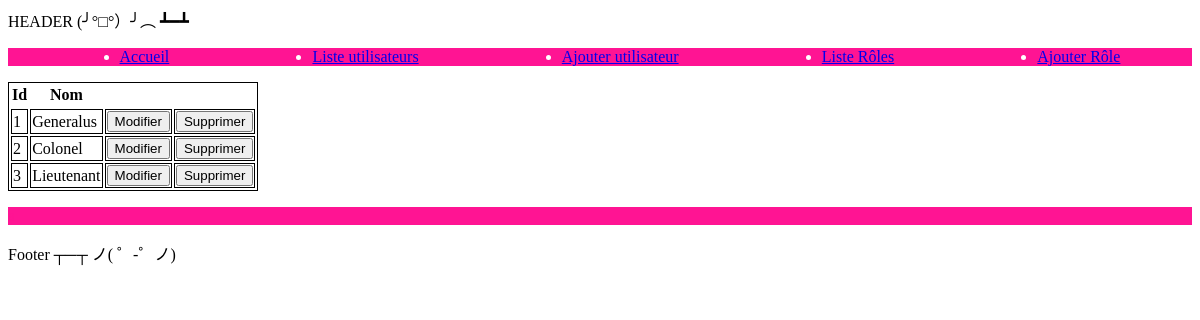
/database/roleslist.php, run on the app's committed database.
### tables this page shows
CREATE TABLE `roles` (
  `id` int(11) NOT NULL AUTO_INCREMENT,
  `name` varchar(45) NOT NULL,
  PRIMARY KEY (`id`)
);

### database/roleslist.php (the view, shortened to what this page needs)
<?php
include "connection.php";
include "../templates/header.php";
$query = "SELECT * FROM roles ";
$preparedQuery= $dbCo->prepare($query);
$preparedQuery->execute();
$roles = $preparedQuery->fetchAll();
?>
    <div>
        <table>
            <tr>
                <th>
                    Id
                </th>
                <th>
                    Nom
                </th>
            <tr>
                <?php
                foreach ($roles as $role)
                {
                ?>
            <tr>
                <td>
                    <?php echo $role["id"];?>
                </td>
                <td>
                    <?php echo $role["name"];?>
                </td>
                <td>
                    <form method="post" action="editrole.php">
                        <input type="submit" value="Modifier"/>
                    </form>
                </td><td>
                    <form method="post" action="deleterole.php">
                        <input type="submit" value="Supprimer"/>
                    </form>
                </td>
            </tr>
            <?php
            }
            ?>
        </table>
    </div>
<?php
include "../templates/footer.php";

### templates/cssSheet.css (style rules this page uses)
table { border : 1px solid black; }
td { border : 1px solid black; }

### data on the page
roles: id "1", name "Generalus"
roles: id "2", name "Colonel"
roles: id "3", name "Lieutenant"
